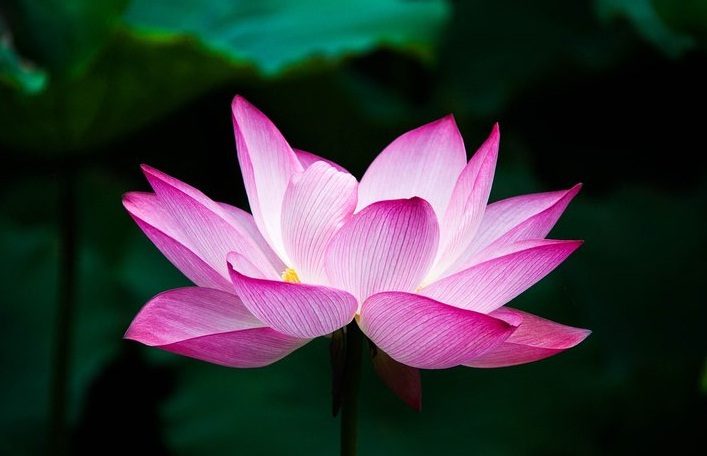
#> input picture FLOR.jpg, 707 x 456 px, found by its file name
$ python teste01.py
#> lines starting #> are read from the running program, lines starting #| are printed output that depends on the picture
# -*- coding: utf-8 -*-
"""
Created on Mon Oct 16 20:12:30 2017

@author: Aluno
"""

import  cv2
# Carrega uma imagem colorida em grayscale
img  =  cv2 . imread ( 'flor.jpg' )
#> img is the input picture: shape (456, 707, 3); mean B, G, R 58.9, 54.6, 55.7
b,g,r =cv2.split(img)
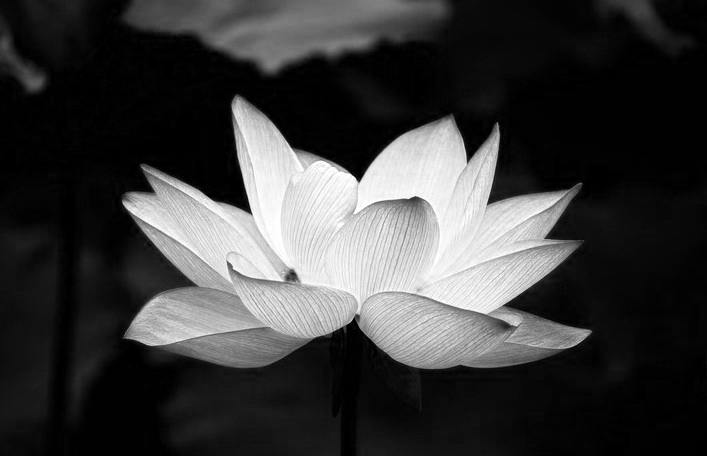
#> b: shape (456, 707); min 0, max 255, mean 58.9
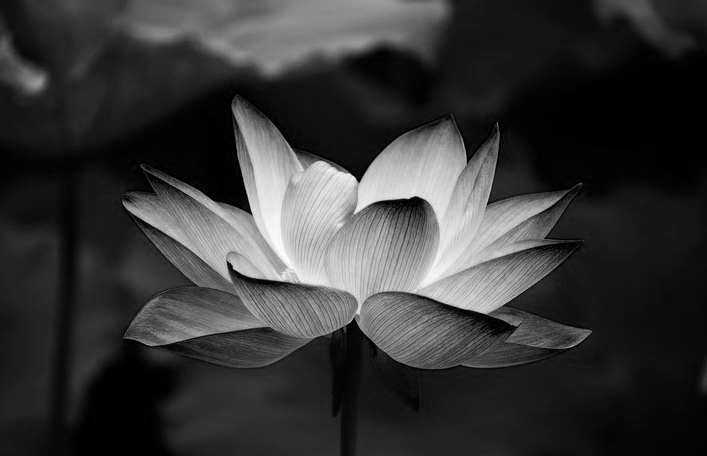
#> g: shape (456, 707); min 0, max 255, mean 54.6
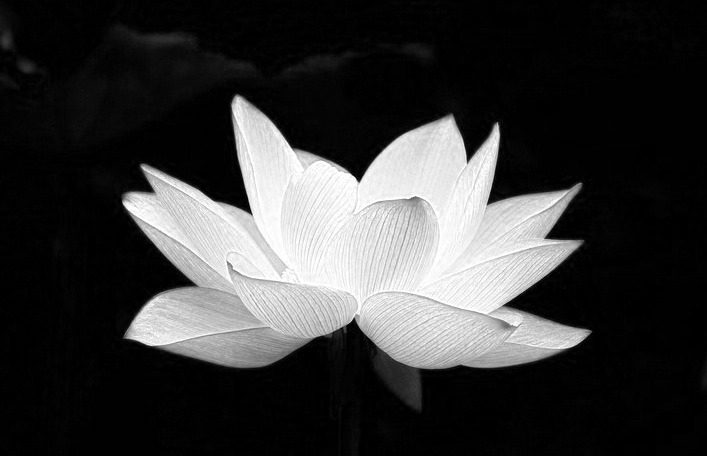
#> r: shape (456, 707); min 0, max 255, mean 55.7
#cv2.imwrite('messigray.png',img)
#img[:,:,2]=0
cv2 . imshow ( 'OpenCV' ,g)
cv2 . waitKey ( 0 )
cv2 . destroyAllWindows ()

#cv2.imwrite('messigray.png',img)

#cv2 . namedWindow ( 'imagem' ,  cv2 . WINDOW_NORMAL )
